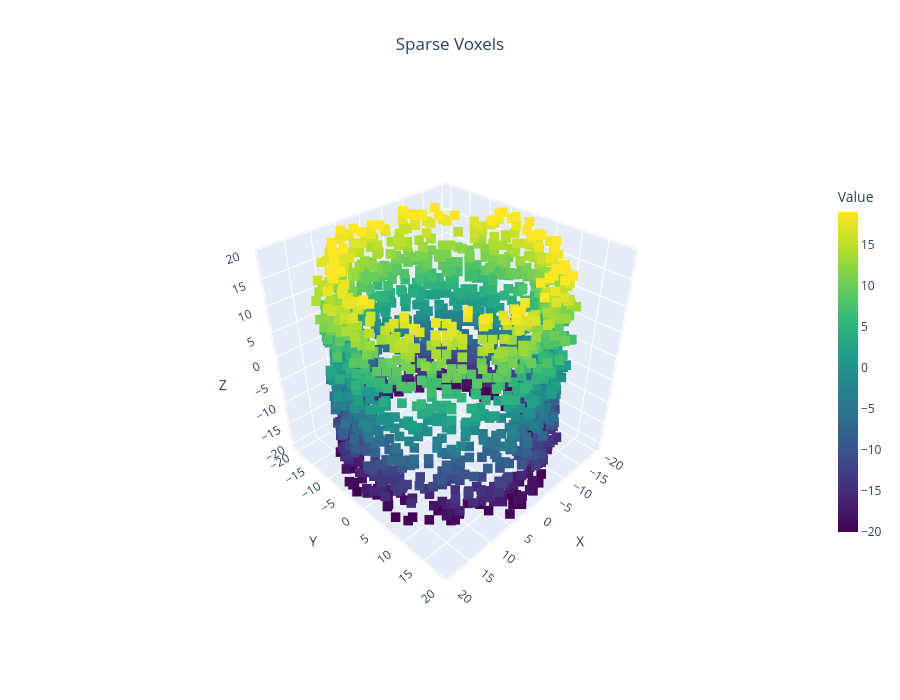
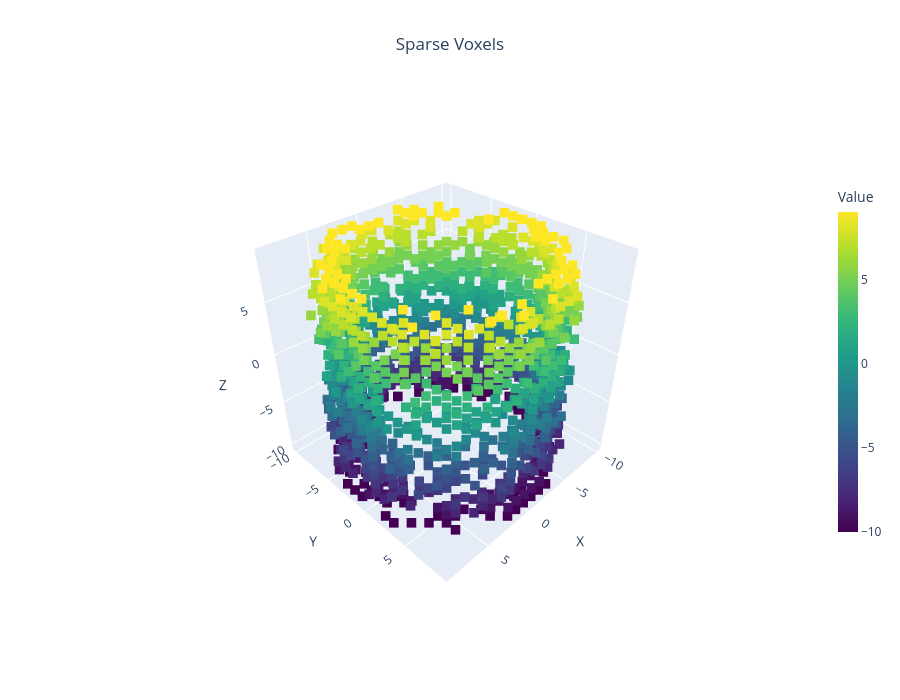
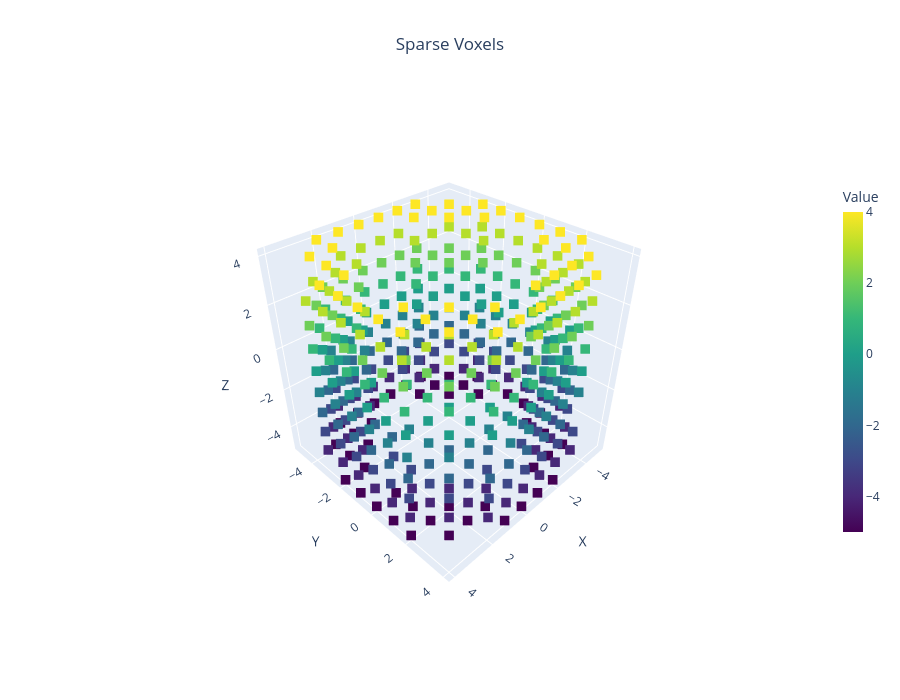

The cell these charts' notebook holds for them, in order:
### Markdown cell above
### Point Clouds -> Voxels

### Code cell
# Create sparse voxel representation with different resolutions
voxel_sizes = [0.05, 0.1, 0.2]
voxel_representations = {}

for voxel_size in voxel_sizes:
    sparse_voxels = point_cloud.to_voxels(voxel_size)
    voxel_representations[f"Size {voxel_size}"] = sparse_voxels
    visualize_voxels(sparse_voxels.coordinates, sparse_voxels.voxel_size)

### Figure 1 — Plotly figure (JSON) as saved in the notebook; plotly's stock layout.template omitted (floating-point values rounded to 4 significant figures; data arrays with more than 128 entries replaced by an {"elided": "..."} marker saying what was removed)
{"data": [{"hovertemplate": "%{text}<extra></extra>", "marker": {"color": {"elided": "1898 int values"}, "colorbar": {"len": 0.7, "thickness": 20, "title": {"text": "Value"}}, "colorscale": [[0, "#440154"], [0.1111, "#482878"], [0.2222, "#3e4989"], [0.3333, "#31688e"], [0.4444, "#26828e"], [0.5556, "#1f9e89"], [0.6667, "#35b779"], [0.7778, "#6ece58"], [0.8889, "#b5de2b"], [1, "#fde725"]], "showscale": true, "size": 5, "symbol": "square"}, "mode": "markers", "name": "Voxels", "text": {"elided": "500 str values"}, "type": "scatter3d", "x": {"elided": "1898 int values"}, "y": {"elided": "1898 int values"}, "z": {"elided": "1898 int values"}}], "layout": {"height": 700, "scene": {"aspectmode": "data", "camera": {"eye": {"x": 1.5, "y": 1.5, "z": 1.5}}, "xaxis": {"title": {"text": "X"}}, "yaxis": {"title": {"text": "Y"}}, "zaxis": {"title": {"text": "Z"}}}, "showlegend": false, "title": {"text": "Sparse Voxels", "x": 0.5, "xanchor": "center"}, "width": 900}}

### Figure 2 — Plotly figure (JSON) as saved in the notebook; plotly's stock layout.template omitted (floating-point values rounded to 4 significant figures; data arrays with more than 128 entries replaced by an {"elided": "..."} marker saying what was removed)
{"data": [{"hovertemplate": "%{text}<extra></extra>", "marker": {"color": {"elided": "1431 int values"}, "colorbar": {"len": 0.7, "thickness": 20, "title": {"text": "Value"}}, "colorscale": [[0, "#440154"], [0.1111, "#482878"], [0.2222, "#3e4989"], [0.3333, "#31688e"], [0.4444, "#26828e"], [0.5556, "#1f9e89"], [0.6667, "#35b779"], [0.7778, "#6ece58"], [0.8889, "#b5de2b"], [1, "#fde725"]], "showscale": true, "size": 5, "symbol": "square"}, "mode": "markers", "name": "Voxels", "text": {"elided": "500 str values"}, "type": "scatter3d", "x": {"elided": "1431 int values"}, "y": {"elided": "1431 int values"}, "z": {"elided": "1431 int values"}}], "layout": {"height": 700, "scene": {"aspectmode": "data", "camera": {"eye": {"x": 1.5, "y": 1.5, "z": 1.5}}, "xaxis": {"title": {"text": "X"}}, "yaxis": {"title": {"text": "Y"}}, "zaxis": {"title": {"text": "Z"}}}, "showlegend": false, "title": {"text": "Sparse Voxels", "x": 0.5, "xanchor": "center"}, "width": 900}}

### Figure 3 — Plotly figure (JSON) as saved in the notebook; plotly's stock layout.template omitted (floating-point values rounded to 4 significant figures; data arrays with more than 128 entries replaced by an {"elided": "..."} marker saying what was removed)
{"data": [{"hovertemplate": "%{text}<extra></extra>", "marker": {"color": {"elided": "460 int values"}, "colorbar": {"len": 0.7, "thickness": 20, "title": {"text": "Value"}}, "colorscale": [[0, "#440154"], [0.1111, "#482878"], [0.2222, "#3e4989"], [0.3333, "#31688e"], [0.4444, "#26828e"], [0.5556, "#1f9e89"], [0.6667, "#35b779"], [0.7778, "#6ece58"], [0.8889, "#b5de2b"], [1, "#fde725"]], "showscale": true, "size": 5, "symbol": "square"}, "mode": "markers", "name": "Voxels", "text": {"elided": "460 str values"}, "type": "scatter3d", "x": {"elided": "460 int values"}, "y": {"elided": "460 int values"}, "z": {"elided": "460 int values"}}], "layout": {"height": 700, "scene": {"aspectmode": "data", "camera": {"eye": {"x": 1.5, "y": 1.5, "z": 1.5}}, "xaxis": {"title": {"text": "X"}}, "yaxis": {"title": {"text": "Y"}}, "zaxis": {"title": {"text": "Z"}}}, "showlegend": false, "title": {"text": "Sparse Voxels", "x": 0.5, "xanchor": "center"}, "width": 900}}
